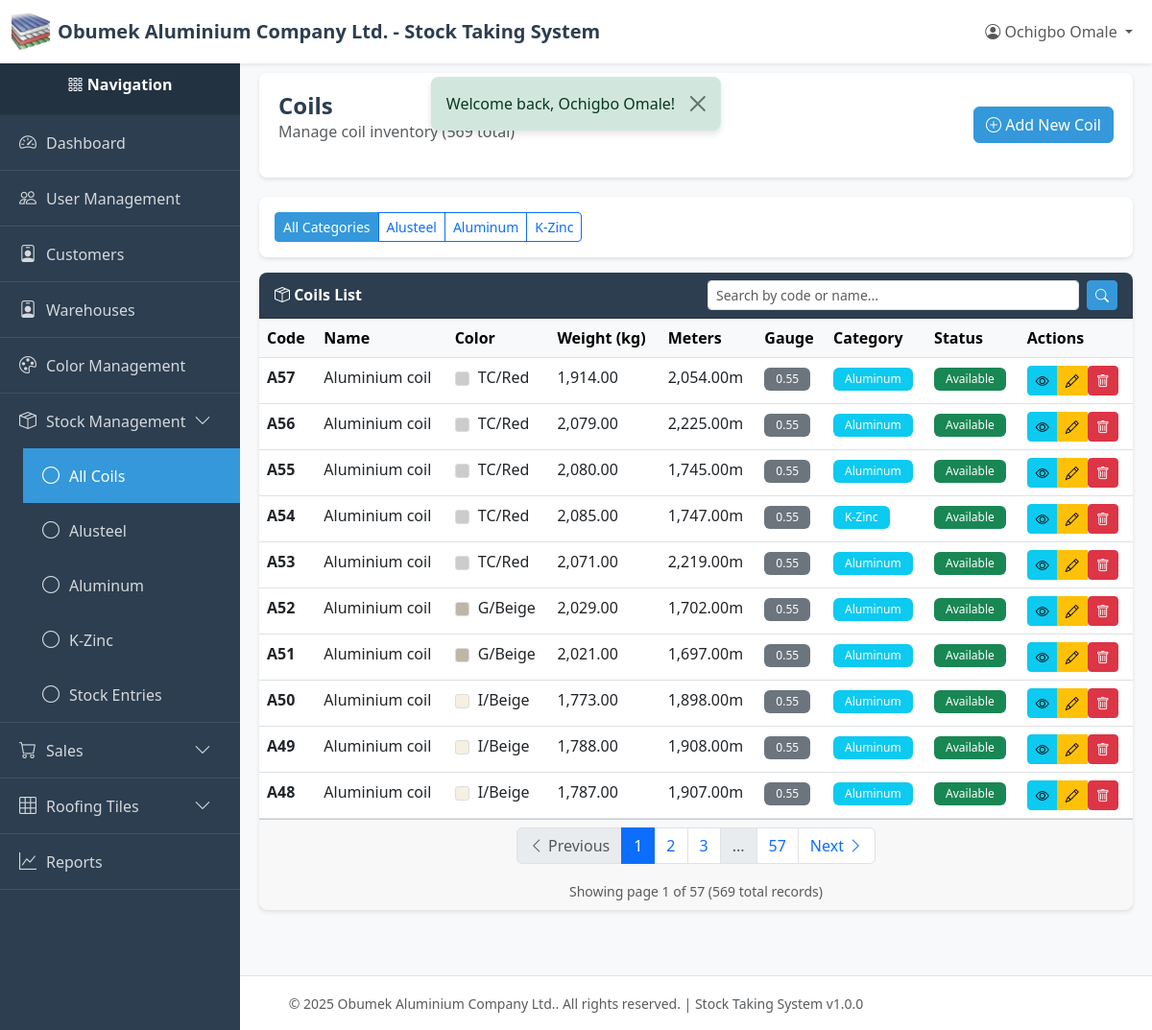
/index.php?page=coils (signed in), run on an earlier commit of the app's database.
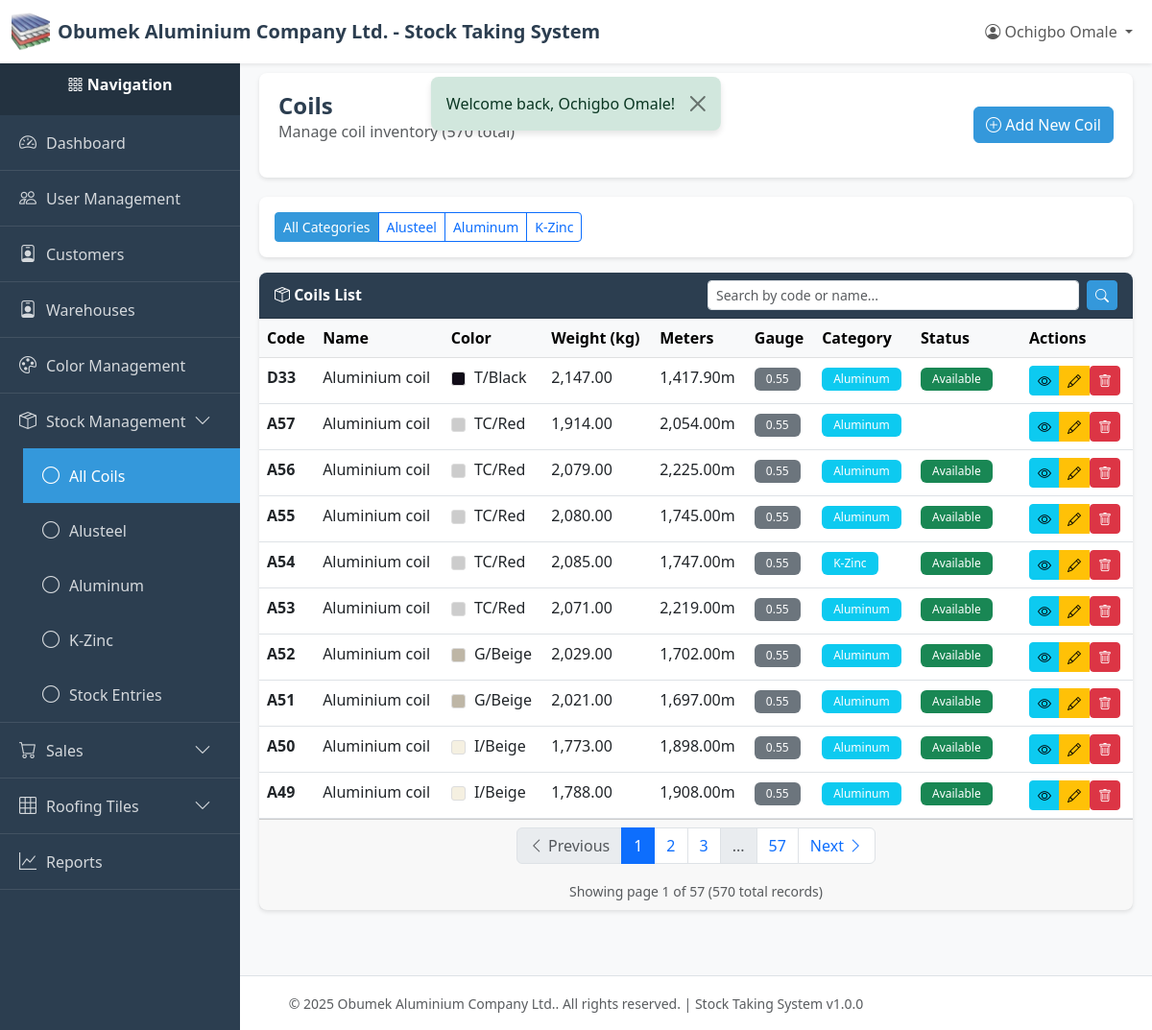
And on a later commit of the database.
### tables this page shows
CREATE TABLE `coils` (
  `id` int(11) NOT NULL,
  `code` varchar(100) NOT NULL,
  `name` varchar(255) NOT NULL,
  `color` varchar(50) NOT NULL,
  `color_id` int(11) DEFAULT NULL,
  `net_weight` decimal(10,2) NOT NULL,
  `meters` decimal(10,2) DEFAULT NULL COMMENT 'Approximate meters per coil (informational only)',
  `gauge` varchar(50) DEFAULT NULL COMMENT 'Material gauge/thickness (e.g., 0.45mm, 0.50mm)',
  `category` varchar(50) NOT NULL,
  `status` varchar(50) NOT NULL DEFAULT 'available',
  `created_by` int(11) NOT NULL,
  `created_at` timestamp NOT NULL DEFAULT current_timestamp(),
  `updated_at` timestamp NULL DEFAULT NULL ON UPDATE current_timestamp(),
  `deleted_at` timestamp NULL DEFAULT NULL
);

CREATE TABLE `colors` (
  `id` int(11) NOT NULL,
  `code` varchar(50) NOT NULL COMMENT 'Short code like IBeige, PGreen',
  `name` varchar(100) NOT NULL COMMENT 'Display name like I/Beige, P/Green',
  `hex_code` varchar(7) DEFAULT NULL COMMENT 'Optional hex color code for UI display',
  `is_active` tinyint(1) DEFAULT 1,
  `created_by` int(11) NOT NULL,
  `created_at` timestamp NOT NULL DEFAULT current_timestamp(),
  `updated_at` timestamp NULL DEFAULT NULL ON UPDATE current_timestamp(),
  `deleted_at` timestamp NULL DEFAULT NULL
);

### views/stock/coils/index.php (the view, shortened to what the changed rows need)
<?php
require_once __DIR__ . '/../../../config/db.php';
require_once __DIR__ . '/../../../models/coil.php';
require_once __DIR__ . '/../../../utils/helpers.php';
$category = isset($_GET['category']) ? $_GET['category'] : null;
$currentPage = isset($_GET['page_num']) ? (int)$_GET['page_num'] : 1;
$searchQuery = isset($_GET['search']) ? trim($_GET['search']) : '';
$coilModel = new Coil();
if ($searchQuery !== '') {
    $coils = $coilModel->search($searchQuery, $category, RECORDS_PER_PAGE, ($currentPage - 1) * RECORDS_PER_PAGE);
    $allSearchResults = $coilModel->search($searchQuery, $category, 10000, 0);
    $totalCoils = count($allSearchResults);
} else {
    $coils = $coilModel->getAll($category, RECORDS_PER_PAGE, ($currentPage - 1) * RECORDS_PER_PAGE);
    $totalCoils = $coilModel->count($category);
}
$paginationData = getPaginationData($totalCoils, $currentPage);
require_once __DIR__ . '/../../../layout/header.php';
?>
<div class="content-wrapper">
    <div class="page-header">
        <div class="d-flex justify-content-between align-items-center">
            <div>
                <h1 class="page-title">
                    <?php echo $category ? STOCK_CATEGORIES[$category] . ' ' : ''; ?>Coils
                </h1>
                <p class="text-muted">
                    Manage coil inventory
                    <?php if ($searchQuery !== ''): ?>
                        <span class="badge bg-info">Search: "<?php echo htmlspecialchars($searchQuery); ?>"</span>
                        (<?php echo $totalCoils; ?> results)
                    <?php else: ?>
                        (<?php echo $totalCoils; ?> total)
                    <?php endif; ?>
                </p>
            </div>
        </div>
    </div>
    <div class="card mb-3">
        <div class="card-body">
            <div class="btn-group" role="group">
                <a href="/new-stock-system/index.php?page=coils<?php echo $searchQuery !== '' ? '&search=' . urlencode($searchQuery) : ''; ?>"
                   class="btn btn-sm <?php echo !$category ? 'btn-primary' : 'btn-outline-primary'; ?>">
                    All Categories
                </a>
                <?php foreach (STOCK_CATEGORIES as $catKey => $catName): ?>
                <a href="/new-stock-system/index.php?page=coils&category=<?php echo $catKey; ?><?php echo $searchQuery !== '' ? '&search=' . urlencode($searchQuery) : ''; ?>"
                   class="btn btn-sm <?php echo $category === $catKey ? 'btn-primary' : 'btn-outline-primary'; ?>">
                    <?php echo $catName; ?>
                </a>
                <?php endforeach; ?>
            </div>
        </div>
    </div>
    <div class="card">
        <div class="card-body p-0">
            <?php if (empty($coils)): ?>
            <div class="alert alert-info m-3">
                <i class="bi bi-info-circle"></i>
                <?php if ($searchQuery !== ''): ?>
                    No coils found matching "<?php echo htmlspecialchars($searchQuery); ?>".
                <?php else: ?>
                    No coils found.
                <?php endif; ?>
            </div>
            <?php else: ?>
            <div class="table-responsive">
                <table class="table table-hover mb-0">
                    <thead class="table-light">
                        <tr>
                            <th>Code</th>
                            <th>Name</th>
                            <th>Color</th>
                            <th>Weight (kg)</th>
                            <th>Meters</th>
                            <th>Gauge</th>
                            <th>Category</th>
                            <th>Status</th>
                            <th>Actions</th>
                        </tr>
                    </thead>
                    <tbody>
                        <?php foreach ($coils as $coil): ?>
                        <tr>
                            <td><strong><?php echo htmlspecialchars($coil['code']); ?></strong></td>
                            <td><?php echo htmlspecialchars($coil['name']); ?></td>
                            <td>
                                <?php if (!empty($coil['color_name'])): ?>
                                    <span style="display: inline-block; width: 15px; height: 15px; background-color: <?php echo htmlspecialchars($coil['color_hex'] ?? '#cccccc'); ?>; border: 1px solid #ddd; border-radius: 3px; margin-right: 5px; vertical-align: middle;"></span>
                                    <?php echo htmlspecialchars($coil['color_name']); ?>
                                <?php else: ?>
                                    <span class="text-muted">N/A</span>
                                <?php endif; ?>
                            </td>
                            <td><?php echo number_format($coil['net_weight'], 2); ?></td>
                            <td>
                                <?php if (!empty($coil['meters']) && $coil['meters'] > 0): ?>
                                    <?php echo number_format($coil['meters'], 2); ?>m
                                <?php else: ?>
                                    <span class="text-muted">-</span>
                                <?php endif; ?>
                            </td>
                            <td>
                                <?php if (!empty($coil['gauge'])): ?>
                                    <span class="badge bg-secondary"><?php echo htmlspecialchars($coil['gauge']); ?></span>
                                <?php else: ?>
                                    <span class="text-muted">-</span>
                                <?php endif; ?>
                            </td>
                            <td>
                                <span class="badge bg-info">
                                    <?php echo STOCK_CATEGORIES[$coil['category']] ?? $coil['category']; ?>
                                </span>
                            </td>
                            <td>
                                <?php
                                $status = $coil['status'] ?? 'available';
                                $badgeClass = 'badge-secondary';
                                if ($status === 'available') {
                                    $badgeClass = 'bg-success';
                                } elseif ($status === 'factory_use') {
                                    $badgeClass = 'bg-warning';
                                } elseif ($status === 'sold') {
                                    $badgeClass = 'bg-danger';
                                }
                                $statusText = STOCK_STATUSES[$status] ?? ucfirst(str_replace('_', ' ', $status));
                                ?>
                                <span class="badge <?php echo $badgeClass; ?>">
                                    <?php echo $statusText; ?>
                                </span>
                            </td>
                            <td>
                                <div class="btn-group btn-group-sm" role="group">
                                    <?php if (hasPermission(MODULE_STOCK_MANAGEMENT, ACTION_VIEW)): ?>
                                    <a href="/new-stock-system/index.php?page=coils_view&id=<?php echo $coil['id']; ?>"
                                       class="btn btn-info btn-sm"
                                       title="View Details">
                                        <i class="bi bi-eye"></i>
                                    </a>
                                    <?php endif; ?>
                                    <?php if (hasPermission(MODULE_STOCK_MANAGEMENT, ACTION_EDIT)): ?>
                                    <a href="/new-stock-system/index.php?page=coils_edit&id=<?php echo $coil['id']; ?>"
                                       class="btn btn-warning btn-sm"
                                       title="Edit">
                                        <i class="bi bi-pencil"></i>
                                    </a>
                                    <?php endif; ?>
                                    <?php if (hasPermission(MODULE_STOCK_MANAGEMENT, ACTION_DELETE)): ?>
                                    <form method="POST"
                                          action="/new-stock-system/controllers/coils/delete/index.php"
                                          style="display: inline-block;"
                                          onsubmit="return confirm('Are you sure you want to delete this coil?');">
                                        <button type="submit" class="btn btn-danger btn-sm" title="Delete">
                                            <i class="bi bi-trash"></i>
                                        </button>
                                    </form>
                                    <?php endif; ?>
                                </div>
                            </td>
                        </tr>
                        <?php endforeach; ?>
                    </tbody>
                </table>
            </div>
            <?php endif; ?>
        </div>
        <?php if (!empty($coils) && $totalCoils > RECORDS_PER_PAGE): ?>
        <div class="card-footer">
            <?php
            $queryParams = [];
            $queryParams['page'] = 'coils';
            include __DIR__ . '/../../../layout/pagination.php';
            ?>
        </div>
        <?php endif; ?>
    </div>
</div>
<?php require_once __DIR__ . '/../../../layout/footer.php'; ?>

### layout/pagination.php (shortened to what the changed rows need)
<?php
$paginationData = $paginationData ?? [];
$queryParams = $queryParams ?? [];
$currentPage = $paginationData['current_page'];
$totalPages = $paginationData['total_pages'];
$hasPrevious = $paginationData['has_previous'];
$hasNext = $paginationData['has_next'];
function buildPaginationUrl($pageNum, $params) {
    $params['page_num'] = $pageNum;
    return '/new-stock-system/index.php?' . http_build_query($params);
}
?>
<nav aria-label="Page navigation">
    <ul class="pagination justify-content-center">
        <li class="page-item <?php echo !$hasPrevious ? 'disabled' : ''; ?>">
            <a class="page-link" href="<?php echo $hasPrevious ? buildPaginationUrl($currentPage - 1, $queryParams) : '#'; ?>">
                <i class="bi bi-chevron-left"></i> Previous
            </a>
        </li>
        <?php
        $range = 2;
        $start = max(1, $currentPage - $range);
        $end = min($totalPages, $currentPage + $range);
            ?>
            <?php
        for ($i = $start; $i <= $end; $i++) {
            ?>
            <li class="page-item <?php echo $i === $currentPage ? 'active' : ''; ?>">
                <a class="page-link" href="<?php echo buildPaginationUrl($i, $queryParams); ?>"><?php echo $i; ?></a>
            </li>
            <?php
        }
        if ($end < $totalPages) {
            ?>
            <?php if ($end < $totalPages - 1): ?>
            <li class="page-item disabled">
                <span class="page-link">...</span>
            </li>
            <?php endif; ?>
            <li class="page-item">
                <a class="page-link" href="<?php echo buildPaginationUrl($totalPages, $queryParams); ?>"><?php echo $totalPages; ?></a>
            </li>
            <?php
        }
        ?>
        <li class="page-item <?php echo !$hasNext ? 'disabled' : ''; ?>">
            <a class="page-link" href="<?php echo $hasNext ? buildPaginationUrl($currentPage + 1, $queryParams) : '#'; ?>">
                Next <i class="bi bi-chevron-right"></i>
            </a>
        </li>
    </ul>
    <div class="text-center text-muted mt-2">
        <small>
            Showing page <?php echo $currentPage; ?> of <?php echo $totalPages; ?>
            (<?php echo $paginationData['total']; ?> total records)
        </small>
    </div>
</nav>

What changed in the data, as far as the page shows it:
no longer on this page (row unchanged): coils: code "A48", name "Aluminium coil", color.name "I/Beige", net_weight "1,787.00", meters "1,907.00", gauge "0.55", category "Aluminum", status "Available"
added coils: code "D33", name "Aluminium coil", color.name "T/Black", net_weight "2,147.00", meters "1,417.90", gauge "0.55", category "Aluminum", status "Available"
changed coils (number 2 of 10 on the later page): status "Available" → (not shown)
Also different on the page:
$totalCoils: "569" → "570"
$paginationData['total']: "569" → "570"
